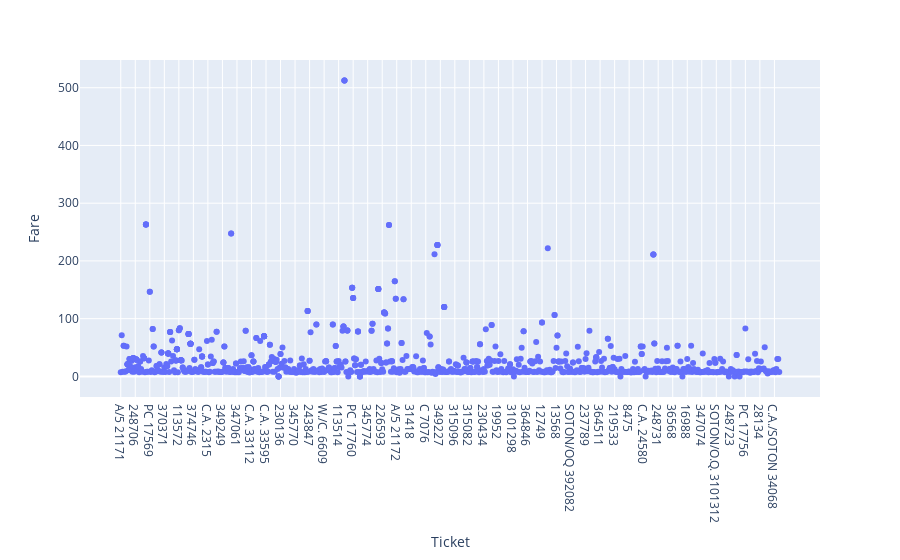

Notebook cell for this chart:
### Markdown cell above
## Data Visualization

### Code cell
px.scatter(train_df,
           x='Ticket',
           y='Fare')

### Figure 1 — Plotly figure (JSON) as saved in the notebook; plotly's stock layout.template omitted (floating-point values rounded to 4 significant figures; data arrays with more than 128 entries replaced by an {"elided": "..."} marker saying what was removed)
{"data": [{"hovertemplate": "Ticket=%{x}<br>Fare=%{y}<extra></extra>", "legendgroup": "", "marker": {"color": "#636efa", "symbol": "circle"}, "mode": "markers", "name": "", "orientation": "v", "showlegend": false, "type": "scatter", "x": {"elided": "891 str values"}, "xaxis": "x", "y": {"elided": "891 float values"}, "yaxis": "y"}], "layout": {"legend": {"tracegroupgap": 0}, "margin": {"t": 60}, "xaxis": {"anchor": "y", "domain": [0, 1], "title": {"text": "Ticket"}}, "yaxis": {"anchor": "x", "domain": [0, 1], "title": {"text": "Fare"}}}}
